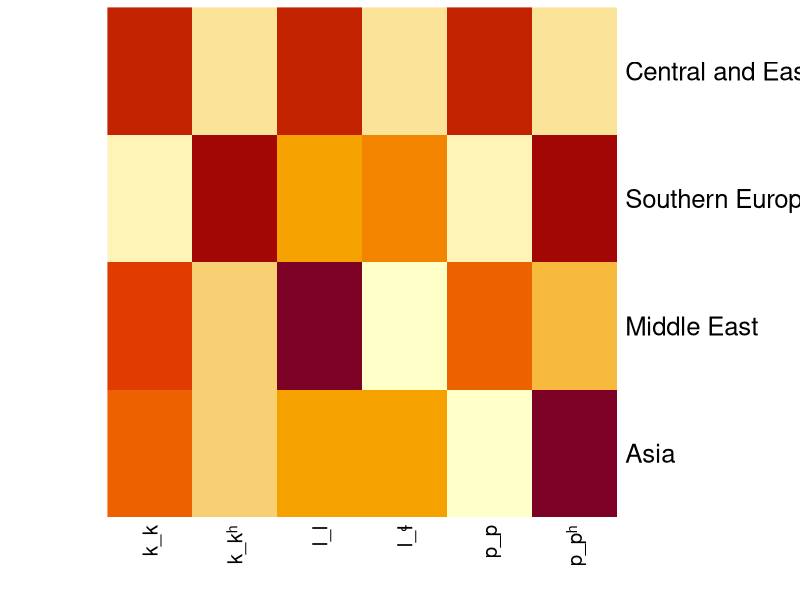
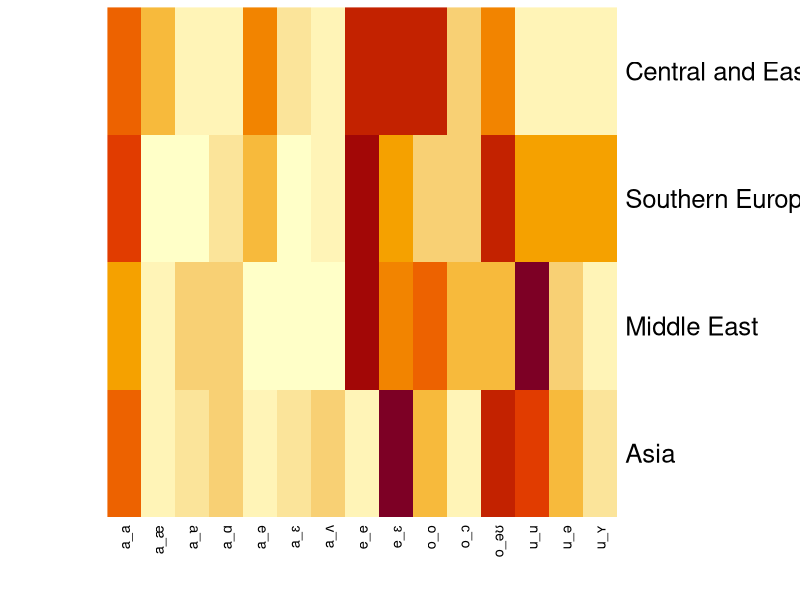

Source code (R) for these figures, in order:
setwd(dirname(rstudioapi::getSourceEditorContext()$path));

# Preambles ================

library(dplyr)
library(tidyr)
library(ggplot2)

# Preparation ================

accent <- read.csv("./accent.csv")
vowel <- read.csv("./vowel.csv")
consonant <- read.csv("./consonant.csv")

# Plot ========

consonant[, -1] |>
	as.matrix() |>
	heatmap(, Colv = NA, Rowv = NA, labRow = consonant$culture)

vowel[, -1] |>
	as.matrix() |>
	heatmap(, Colv = NA, Rowv = NA, labRow = vowel$culture)
